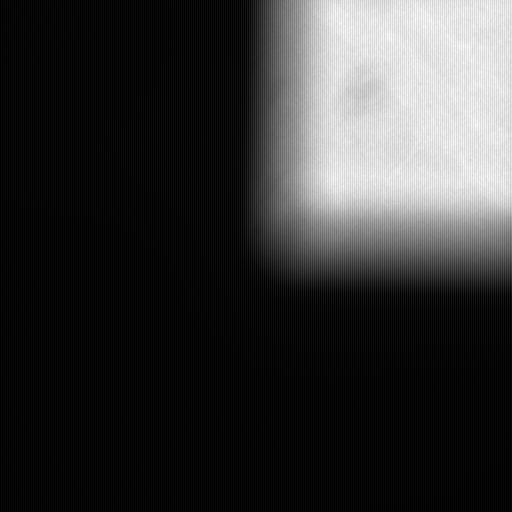
#> input picture image_process/20141125_104452_x65_y23_No1.png, 512 x 512 px
$ python IL_get_edge.py   (Python 2 division)   (older library calls are emulated)
#> lines starting #> are read from the running program, lines starting #| are printed output that depends on the picture
# coding:utf-8
#!/usr/bin/env python

__author__ = 'XingHua'

"""

"""

from scipy import misc
import pylab as pl
from glob import glob
import matplotlib.pyplot as plt
from scipy import ndimage
import numpy as np
from scipy import ndimage
import matplotlib.pyplot as plt
# from scikits.image.filter import canny
# from image_source_canny import canny


# [61 lines left out: functions main, plot_find_edges, not called in this run]


def get_IL_x_edge(filename="20141125_104452_x65_y23_No1.png", y_index=0):
#> called with filename = '20141125_104452_x65_y23_No1.png', y_index = 0
    im = misc.imread(filename)
#> im is the input picture: shape (512, 512) uint16; min 600, max 61832, mean 13143.3
    # plt.imshow(lena)
    blurred_lena = ndimage.gaussian_filter(im, sigma=5)
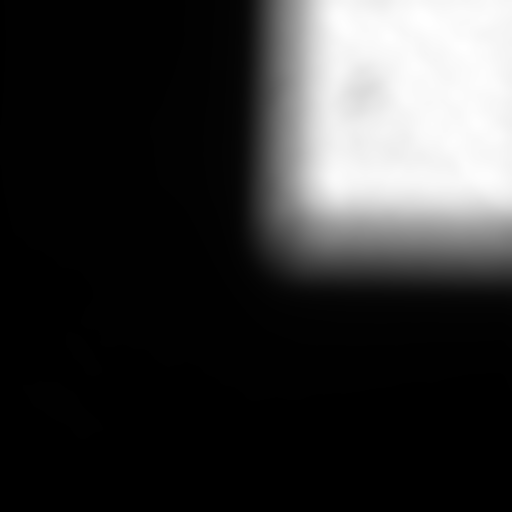
#> blurred_lena: shape (512, 512) uint16; min 1625, max 56882, mean 13142.4; drawn with min black and max white
    IL_no1 = plt.imshow(blurred_lena)
    plt.title(filename)
    plt.colorbar(IL_no1)
    plt.show()
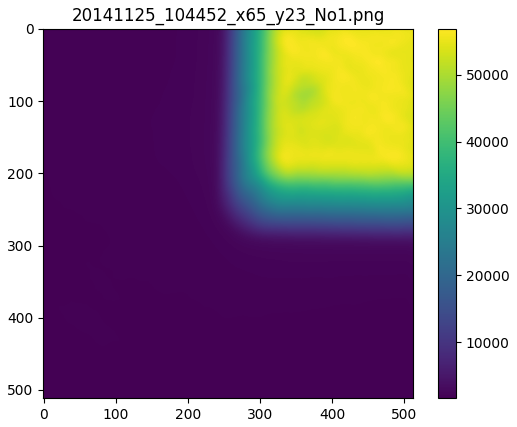
#> figure drawn by matplotlib, 2 panels

    x_index_data = blurred_lena[y_index, :]
#> x_index_data = 512 values, max 55611 at index 489, min 1810 at index 0, mean 25288.7
    plt.plot(x_index_data, label="y=%d" % y_index)
    x_mid_index = get_mid_index(x_index_data)
#> in get_mid_index, `max = data.max()`: max = 55611
#> the loop in get_mid_index, `for index, each in enumerate(data):` made 285 passes
#> res on pass 285: 284
#> each on passes 1 to 6: 1810, 1814, 1823, 1834, 1847, 1860
#> x_mid_index = 284
    plt.plot(x_mid_index, x_index_data[x_mid_index], "o")
    plt.title(filename + "\ny_index=%d, x_mid_index=%d" % (y_index, x_mid_index))

    plt.plot(np.ones(len(np.arange(blurred_lena.min(), blurred_lena.max(), 1))) * 240,
             np.arange(blurred_lena.min(), blurred_lena.max(), 1))
    plt.plot(np.ones(len(np.arange(blurred_lena.min(), blurred_lena.max(), 1))) * 334,
             np.arange(blurred_lena.min(), blurred_lena.max(), 1), 'r')

    # plt.grid()
    plt.show()
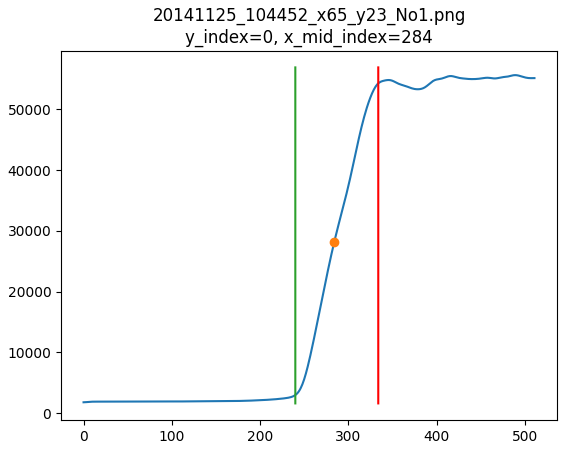
#> figure drawn by matplotlib, 1 panel; curve peaks at x = 489, y = 55611
    return x_mid_index


def get_IL_y_edge(filename="20141125_104452_x65_y23_No1.png", x_index=0):
#> called with filename = '20141125_104452_x65_y23_No1.png', x_index = 511
    im = misc.imread(filename)
    # plt.imshow(lena)
    blurred_lena = ndimage.gaussian_filter(im, sigma=5)
    # IL_no1=plt.imshow(blurred_lena)
    # plt.colorbar(IL_no1)
    # plt.show()

    y_index_data = blurred_lena[:, x_index]
#> y_index_data = 512 values, max 55338 at index 9, min 1695 at index 510, mean 26951.9
    plt.plot(y_index_data, label="y=%d" % x_index)
    y_mid_index = get_mid_index(y_index_data)
#> the loop in get_mid_index (call 2), `for index, each in enumerate(data):` made 1 pass
#> (each, res) on pass 1: (55119, 0)
#> the loop in get_mid_index (call 2), `for index1, each1 in enumerate(data):` made 244 passes
#> res on pass 244: 243
#> each1 on passes 1 to 6: 55119, 55131, 55153, 55183, 55218, 55253
#> y_mid_index = 243
    plt.plot(y_mid_index, y_index_data[y_mid_index], "o")

    plt.title(filename + "\nx_index=%d, y_mid_index=%d" % (x_index, y_mid_index))
    plt.show()
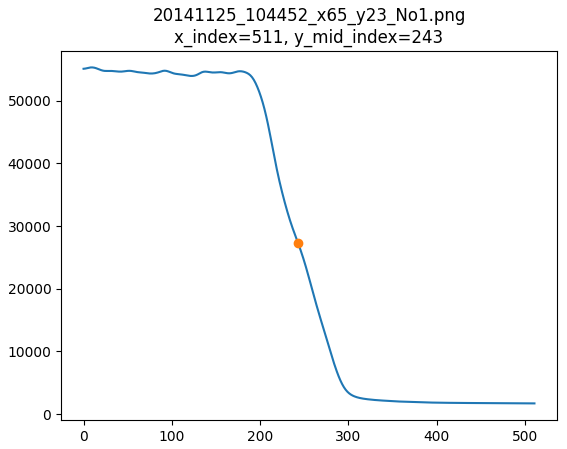
#> figure drawn by matplotlib, 1 panel; curve peaks at x = 9, y = 55338
    return y_mid_index
    pass


def get_mid_index(data):
    max = data.max()
    res = 0
    for index, each in enumerate(data):
        if data[index] > max * 0.5:
            # print "index is ",index
            res = index
            break
    if res == 0:
        for index1, each1 in enumerate(data):
            if data[index1] < max * 0.5:
                res = index1
                break
    return res
    pass


# [5 lines left out: function get_banying, not called in this run]


if __name__ == "__main__":
    y_index_list = [0, 511, 511, 0]
    x_index_list = [511, 511, 0, 0]
    # y_index_list = [511,511,511,0]
    # x_index_list = [511,511,0,0]
    file_list = glob("20141125_104452_x65_y23_No1.png")
    file_list.sort()
    print file_list
    for index, each in enumerate(file_list):
        print each, "x mid index is", get_IL_x_edge(each, y_index_list[index])
        print each, "y mid index is", get_IL_y_edge(each, x_index_list[index])
        # main()

$ run again, with image_process/20141125_105026_x-55_y23_No2.png copied over image_process/20141125_104452_x65_y23_No1.png
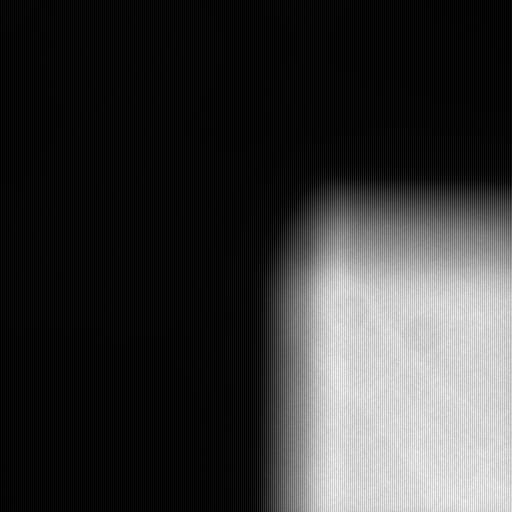
#> input picture image_process/20141125_105026_x-55_y23_No2.png, 512 x 512 px
#> in get_IL_x_edge, im is the input picture: shape (512, 512) uint16; min 600, max 47418, mean 10719.2
#> in get_IL_x_edge, `plt.show()`:
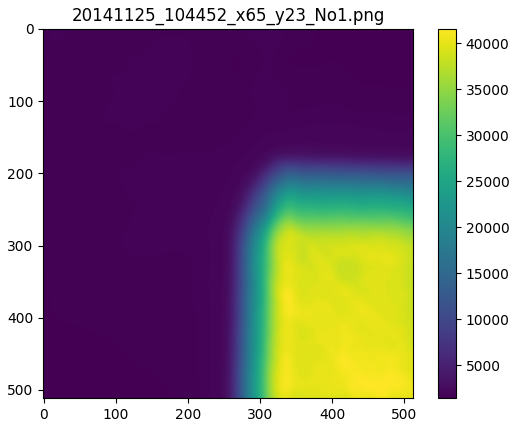
#> figure drawn by matplotlib, 2 panels
#> x_index_data = 512 values, max 1805 at index 300, min 1462 at index 496, mean 1639
#> max = 1805
#> the loop in get_mid_index, `for index, each in enumerate(data):` made 1 pass
#> (each, res) on pass 1: (1630, 0)
#> the loop in get_mid_index, `for index1, each1 in enumerate(data):` made 512 passes
#> each1 on passes 1 to 3: 1630, 1634, 1641
#> x_mid_index = 0
#> y_index_data = 512 values, max 40454 at index 493, min 1515 at index 0, mean 22012.1
#> the loop in get_mid_index (call 2), `for index, each in enumerate(data):` made 229 passes
#> res on pass 229: 228
#> y_mid_index = 228
#> in get_IL_y_edge, `plt.show()`:
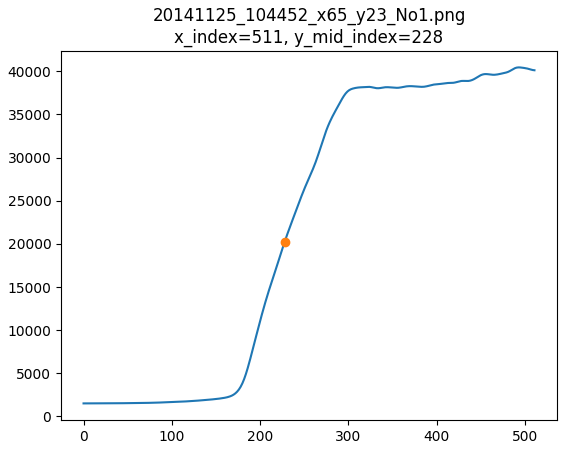
#> figure drawn by matplotlib, 1 panel; curve peaks at x = 493, y = 40454

$ run again, with image_process/20141125_105333_x-55_y-18_No3.png copied over image_process/20141125_104452_x65_y23_No1.png
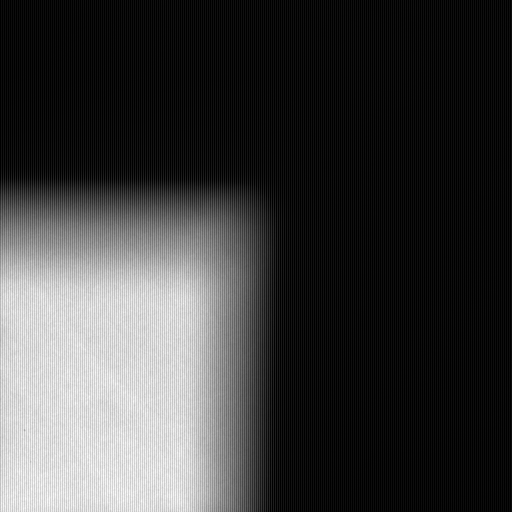
#> input picture image_process/20141125_105333_x-55_y-18_No3.png, 512 x 512 px
#> in get_IL_x_edge, im is the input picture: shape (512, 512) uint16; min 600, max 44357, mean 11216.7
#> in get_IL_x_edge, `plt.show()`:
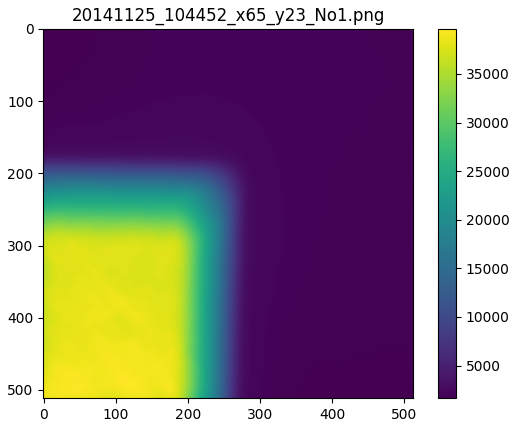
#> figure drawn by matplotlib, 2 panels
#> x_index_data = 512 values, max 2019 at index 221, min 1646 at index 0, mean 1922.3
#> max = 2019
#> the loop in get_mid_index, `for index, each in enumerate(data):` made 1 pass
#> (each, res) on pass 1: (1646, 0)
#> the loop in get_mid_index, `for index1, each1 in enumerate(data):` made 512 passes
#> each1 on passes 1 to 3: 1646, 1650, 1657
#> x_mid_index = 0
#> y_index_data = 512 values, max 2006 at index 60, min 1747 at index 511, mean 1929.5
#> the loop in get_mid_index (call 2), `for index, each in enumerate(data):` made 1 pass
#> (each, res) on pass 1: (1977, 0)
#> the loop in get_mid_index (call 2), `for index1, each1 in enumerate(data):` made 512 passes
#> each1 on passes 1 to 3: 1977, 1977, 1977
#> y_mid_index = 0
#> in get_IL_y_edge, `plt.show()`:
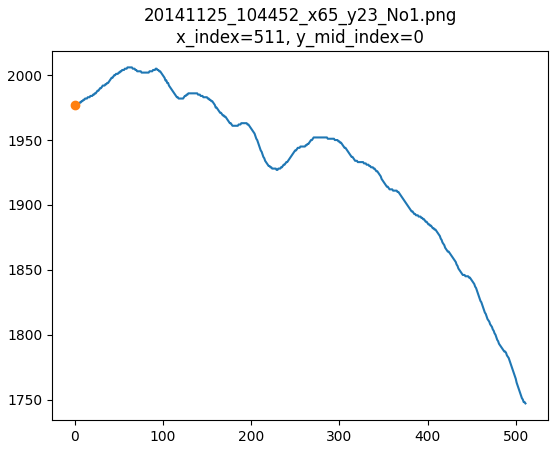
#> figure drawn by matplotlib, 1 panel; curve peaks at x = 60, y = 2006

$ run again, with image_process/20141125_105455_x65_y-18_No4.png copied over image_process/20141125_104452_x65_y23_No1.png
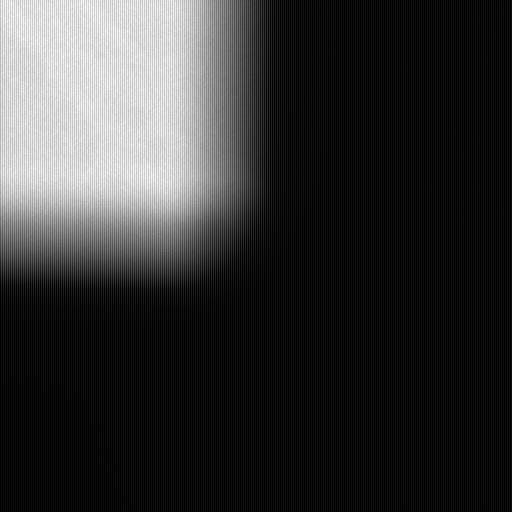
#> input picture image_process/20141125_105455_x65_y-18_No4.png, 512 x 512 px
#> in get_IL_x_edge, im is the input picture: shape (512, 512) uint16; min 600, max 40515, mean 8620
#> in get_IL_x_edge, `plt.show()`:
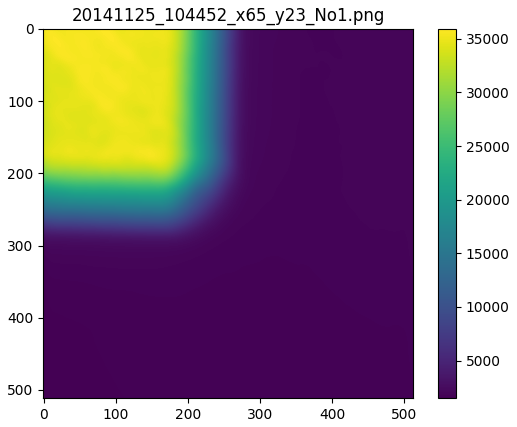
#> figure drawn by matplotlib, 2 panels
#> x_index_data = 512 values, max 35944 at index 84, min 1886 at index 378, mean 16816.7
#> max = 35944
#> the loop in get_mid_index, `for index, each in enumerate(data):` made 1 pass
#> (each, res) on pass 1: (35271, 0)
#> the loop in get_mid_index, `for index1, each1 in enumerate(data):` made 231 passes
#> res on pass 231: 230
#> x_mid_index = 230
#> y_index_data = 512 values, max 2052 at index 200, min 1756 at index 510, mean 1945.3
#> the loop in get_mid_index (call 2), `for index, each in enumerate(data):` made 1 pass
#> (each, res) on pass 1: (2035, 0)
#> the loop in get_mid_index (call 2), `for index1, each1 in enumerate(data):` made 512 passes
#> each1 on passes 1 to 3: 2035, 2035, 2035
#> y_mid_index = 0
#> in get_IL_y_edge, `plt.show()`:
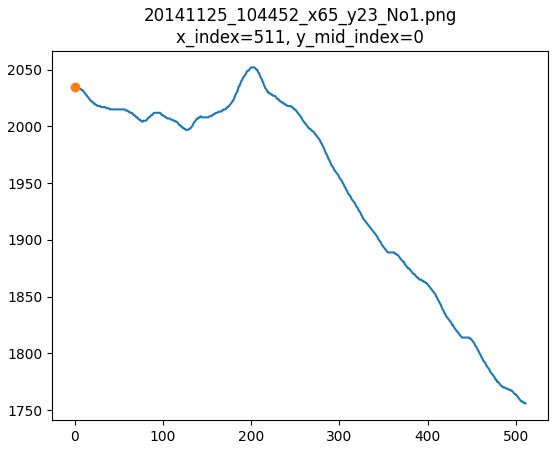
#> figure drawn by matplotlib, 1 panel; curve peaks at x = 200, y = 2052
